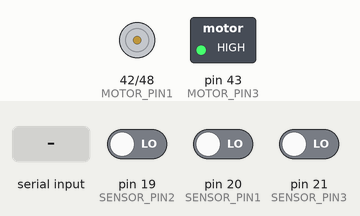
Simulated run of this sketch. Board: Arduino Mega 2560, built with avr-gcc and run on an emulated ATmega2560. Shown: motor-driver pin pairs drawn as motors (green arrow = first pin HIGH = forward, orange = second pin HIGH = backward, longer = more drive), switched loads named in the sketch (green lamp = pin HIGH). The test bench sets the inputs (shaded band); at power-on: pin 19 (SENSOR_PIN2) LOW, pin 20 (SENSOR_PIN1) LOW, pin 21 (SENSOR_PIN3) LOW. What the sketch prints to the serial monitor is not drawn.

Above: at 1.2 s.
1.3 s: "<90,45>" received over Serial
At 2.0 s:
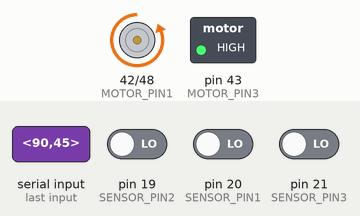
At 17.0 s:
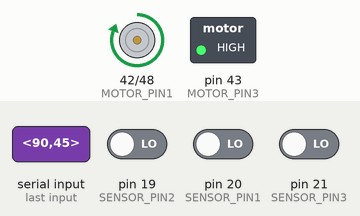
Timing chart, 0 to 17.8 s (numbered marks = the images above; inputs shaded):
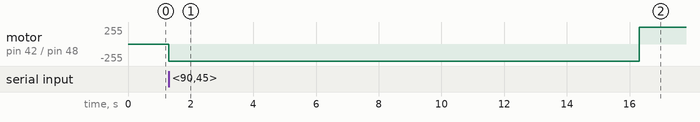

The sketch:

arduino_mega.ino
```cpp
// Hopper sensor and motor pins
#define SENSOR_PIN1 20
#define SENSOR_PIN2 19
#define SENSOR_PIN3 21

#define MOTOR_PIN1 42
#define MOTOR_PIN2 48
#define MOTOR_PIN3 43

volatile unsigned int dispensed[4] = {0, 0, 0, 0};  // Array to track dispensed amounts
unsigned int quantities[4] = {0, 0, 0, 0};  // Array to store input quantities

char buffer[50]; // Buffer for formatting output

void setup() {
  Serial.begin(9600);

  // Attach interrupts for sensors
  attachInterrupt(digitalPinToInterrupt(SENSOR_PIN1), [] { ++dispensed[0]; }, RISING);
  attachInterrupt(digitalPinToInterrupt(SENSOR_PIN2), [] { ++dispensed[1]; }, RISING);
  attachInterrupt(digitalPinToInterrupt(SENSOR_PIN3), [] { ++dispensed[2]; }, RISING);

  // Configure sensor and motor pins
  pinMode(SENSOR_PIN1, INPUT);
  pinMode(SENSOR_PIN2, INPUT);
  pinMode(SENSOR_PIN3, INPUT);

  pinMode(MOTOR_PIN1, OUTPUT);
  pinMode(MOTOR_PIN2, OUTPUT);
  pinMode(MOTOR_PIN3, OUTPUT);

  // Ensure motors are initially off
  digitalWrite(MOTOR_PIN1, HIGH);
  digitalWrite(MOTOR_PIN2, HIGH);
  digitalWrite(MOTOR_PIN3, HIGH);

  Serial.println("Startup is complete");
}

void loop() {
  if (Serial.available() && Serial.read() == '<') {
    parseInput();
    if (validInput()) {
      int results[3];
      results[0] = dispenseCoins(MOTOR_PIN1, 0);
      results[1] = dispenseCoins(MOTOR_PIN2, 1);
      results[2] = dispenseCoins(MOTOR_PIN3, 2);
      sprintf(buffer, "%d,%d,%d,%d\nDONE\n", results[0], results[1], results[2], 0);
      Serial.print(buffer);
    } else {
      Serial.println("ERROR: Invalid input format");
    }
    reset();
  }
}

void parseInput() {
  memset(quantities, 0, sizeof(quantities));
  char rb_char;
  unsigned int conv_buf = 0, bufPtr = 0;
  while (bufPtr < 3) {
    rb_char = Serial.read();
    if (rb_char == ',') {
      if (bufPtr < 3) {
        quantities[bufPtr++] = conv_buf;
        conv_buf = 0;
      }
    } else if (rb_char == '>') {
      if (bufPtr < 3) {
        quantities[bufPtr] = conv_buf;
      }
      break;
    } else if (rb_char >= '0' && rb_char <= '9') {
      conv_buf = conv_buf * 10 + (rb_char - '0');
    }
  }
}

bool validInput() {
  return quantities[0] >= 0 || quantities[1] >= 0 || quantities[2] >= 0;
}

int dispenseCoins(unsigned int motorPin, int index) {
  long startTime = millis();
  dispensed[index] = 0;

  while (dispensed[index] < quantities[index]) {
    digitalWrite(motorPin, LOW);
    if (millis() - startTime > 15000) {
      break;
    }
  }

  digitalWrite(motorPin, HIGH);
  int not_dispensed = dispensed[index] > quantities[index] ? 0 : quantities[index] - dispensed[index];
  return not_dispensed;
}

void reset() {
  memset(dispensed, 0, sizeof(dispensed));
}
```

Measured:
- after the input at 1.3 s, motor on pin 42 (MOTOR_PIN1) / pin 48 (MOTOR_PIN2): stopped → backward 255/255 at once, → forward 255/255 15.0 s later
